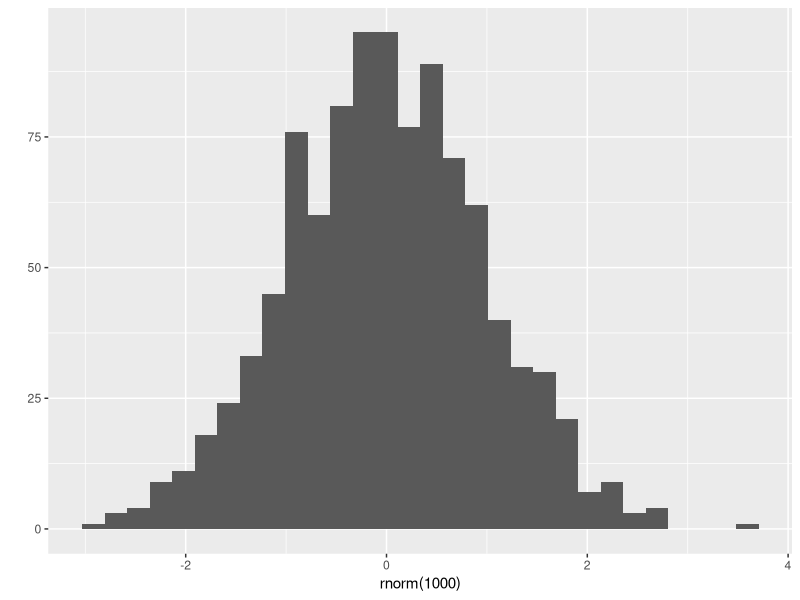
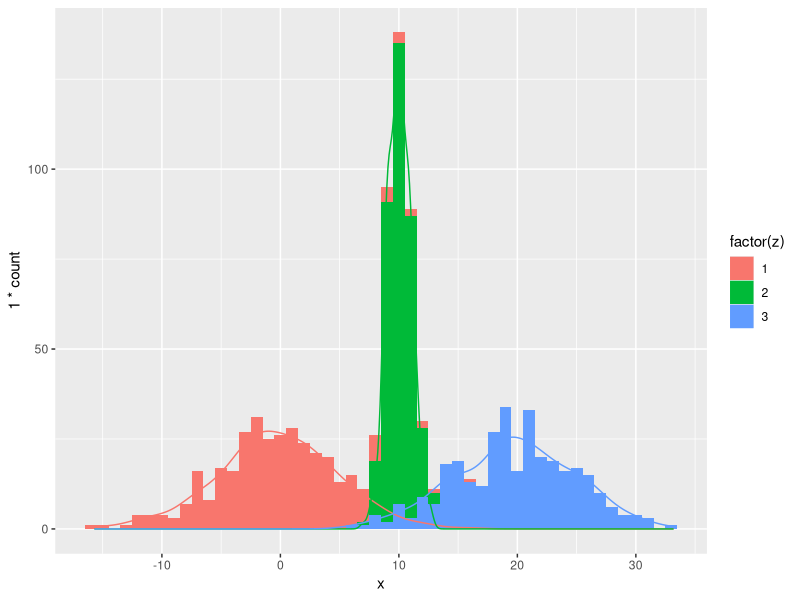
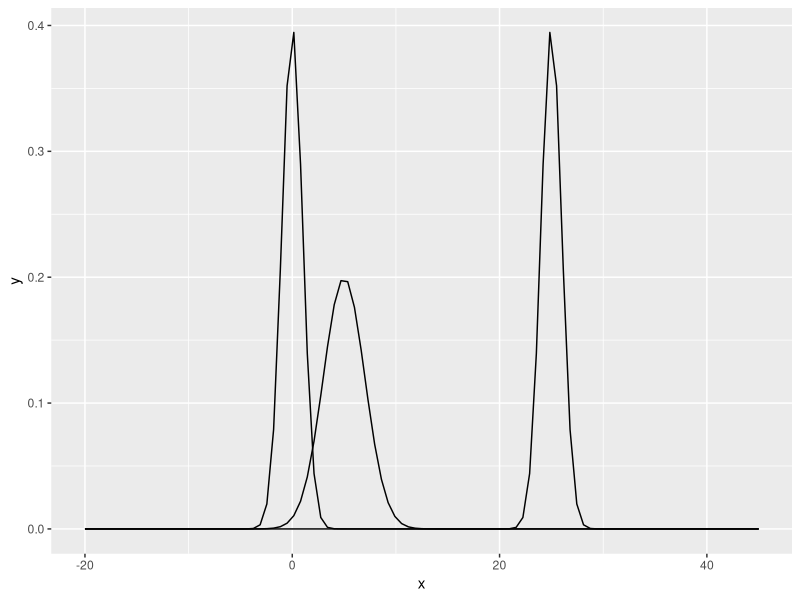
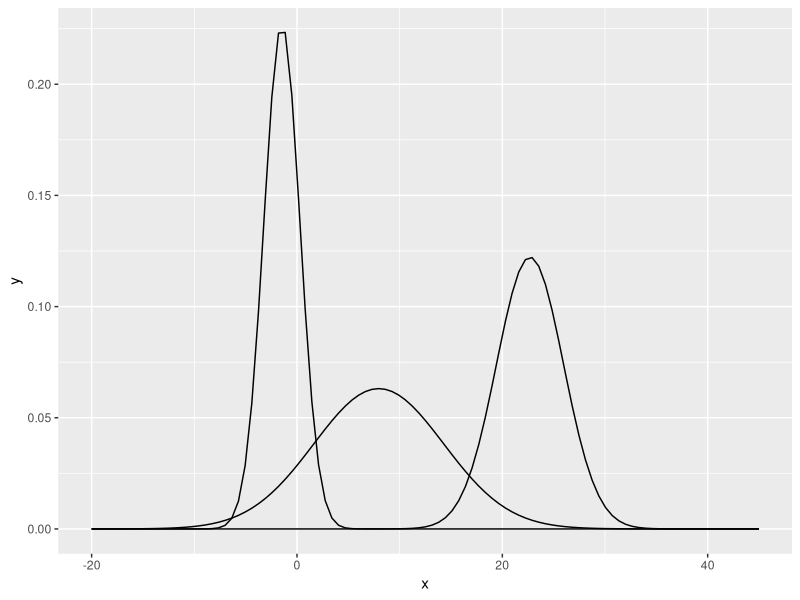

Generate these figures, in order, with R:
## ---- chunk 1
library(ggplot2)
## ---- chunk 2
set.seed(42)
qplot(rnorm(1000))

## ---- chunk 3
n = 1000
p = c(1,1,1)
z = rmultinom(n,1,p)

## ---- chunk 4

df = data.frame(
  a = rnorm(n,0,5), 
  b = rnorm(n,10,1),
  c = rnorm(n,20,5)
)

x = colSums(z * t(as.matrix(df)))

## ---- chunk 5

data = data.frame(
  'x' = x, 
  'z' =sapply(1:n, function(x) which(z[,x] == 1) )   
)


ggplot(data, aes(x = x)  ) +
  geom_histogram( aes( fill = factor(z) ), binwidth = 1 ) +
  geom_density( aes(y=1 * ..count.., color = factor(z) )  ) 

## ---- chunk 6

pi = c(0.1,0.4,0.5)
mu = c(0,5,25)
sigma = c(1,2,1)

## ---- chunk 7

ggplot(data = data.frame(x = c(-20, 45)), aes(x)) +
  stat_function(fun = dnorm, n = 101, args = list(mean=mu[1], sd=sigma[1])) +
  stat_function(fun = dnorm, n = 101, args = list(mean=mu[2], sd=sigma[2])) +
  stat_function(fun = dnorm, n = 101, args = list(mean=mu[3], sd=sigma[3])) +
  scale_y_continuous()

## ---- chunk 8

gamma = data.frame(
 '1' = pi[1] * dnorm(x,mu[1],sigma[1]), 
 '2' = pi[2] * dnorm(x,mu[2],sigma[2]),
 '3' = pi[3] * dnorm(x,mu[3],sigma[3])
)

total = rowSums(gamma)
gamma = gamma / total
assignments = max.col(gamma)

mu_t = c(sum(gamma[,1] * x) / sum(gamma[,1]),
         sum(gamma[,2] * x) / sum(gamma[,2]),
         sum(gamma[,3] * x) / sum(gamma[,3]))


sigma_t = c(
  sqrt(sum(gamma[,1] * (x - mu_t[1])^2) / sum(gamma[,1])),
  sqrt(sum(gamma[,2] * (x - mu_t[2])^2) / sum(gamma[,2])),
  sqrt(sum(gamma[,3] * (x - mu_t[3])^2) / sum(gamma[,3]))
)


pi_t = prop.table(table(assignments))

mu_t
sigma_t
pi_t

mu = mu_t
sigma = sigma_t
pi = as.vector(pi_t)

ggplot(data = data.frame(x = c(-20, 45)), aes(x)) +
  stat_function(fun = dnorm, n = 101, args = list(mean=mu[1], sd=sigma[1])) +
  stat_function(fun = dnorm, n = 101, args = list(mean=mu[2], sd=sigma[2])) +
  stat_function(fun = dnorm, n = 101, args = list(mean=mu[3], sd=sigma[3])) +
  scale_y_continuous()


## ---- chunk 9

pi = c(0,0,1)

